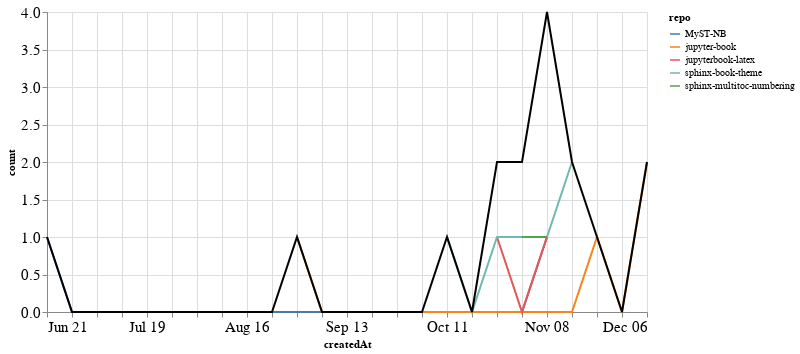

The notebook cell saved with this chart:
### Markdown cell above
### PRs

### Code cell
prs_time = prs.groupby('repo').resample('W', on='createdAt').count()['author'].reset_index()
prs_time = prs_time.rename(columns={'author': 'count'})
prs_time_total = prs_time.groupby('createdAt').agg({"count": "sum"}).reset_index()

ch1 = alt.Chart(prs_time, width=600).mark_line().encode(
    x='createdAt',
    y='count',
    color='repo',
    tooltip="repo"
)

ch2 = alt.Chart(prs_time_total, width=600).mark_line(color="black").encode(
    x='createdAt',
    y='count',
)

ch1 + ch2

### Figure 1 — Vega-Lite specification as saved in the notebook (floating-point values rounded to 4 significant figures)
{"config": {"axisLeft": {"labelFontSize": 15}, "axisBottom": {"labelFontSize": 15}}, "layer": [{"data": {"name": "data-6a8e6b59a3dd340ae3762391e4bb1d4b"}, "mark": "line", "encoding": {"color": {"type": "nominal", "field": "repo"}, "tooltip": {"type": "nominal", "field": "repo"}, "x": {"type": "temporal", "field": "createdAt"}, "y": {"type": "quantitative", "field": "count"}}, "width": 600}, {"data": {"name": "data-36112e8a613cd6841beb002e37344421"}, "mark": {"type": "line", "color": "black"}, "encoding": {"x": {"type": "temporal", "field": "createdAt"}, "y": {"type": "quantitative", "field": "count"}}, "width": 600}], "$schema": "https://vega.github.io/schema/vega-lite/v4.8.1.json", "datasets": {"data-6a8e6b59a3dd340ae3762391e4bb1d4b": [{"repo": "MyST-NB", "createdAt": "2020-06-21T00:00:00", "count": 1}, {"repo": "MyST-NB", "createdAt": "2020-06-28T00:00:00", "count": 0}, {"repo": "MyST-NB", "createdAt": "2020-07-05T00:00:00", "count": 0}, {"repo": "MyST-NB", "createdAt": "2020-07-12T00:00:00", "count": 0}, {"repo": "MyST-NB", "createdAt": "2020-07-19T00:00:00", "count": 0}, {"repo": "MyST-NB", "createdAt": "2020-07-26T00:00:00", "count": 0}, {"repo": "MyST-NB", "createdAt": "2020-08-02T00:00:00", "count": 0}, {"repo": "MyST-NB", "createdAt": "2020-08-09T00:00:00", "count": 0}, {"repo": "MyST-NB", "createdAt": "2020-08-16T00:00:00", "count": 0}, {"repo": "MyST-NB", "createdAt": "2020-08-23T00:00:00", "count": 0}, {"repo": "MyST-NB", "createdAt": "2020-08-30T00:00:00", "count": 0}, {"repo": "MyST-NB", "createdAt": "2020-09-06T00:00:00", "count": 0}, {"repo": "MyST-NB", "createdAt": "2020-09-13T00:00:00", "count": 0}, {"repo": "MyST-NB", "createdAt": "2020-09-20T00:00:00", "count": 0}, {"repo": "MyST-NB", "createdAt": "2020-09-27T00:00:00", "count": 0}, {"repo": "MyST-NB", "createdAt": "2020-10-04T00:00:00", "count": 0}, {"repo": "MyST-NB", "createdAt": "2020-10-11T00:00:00", "count": 0}, {"repo": "MyST-NB", "createdAt": "2020-10-18T00:00:00", "count": 0}, {"repo": "MyST-NB", "createdAt": "2020-10-25T00:00:00", "count": 0}, {"repo": "MyST-NB", "createdAt": "2020-11-01T00:00:00", "count": 0}, {"repo": "MyST-NB", "createdAt": "2020-11-08T00:00:00", "count": 1}, {"repo": "jupyter-book", "createdAt": "2020-08-30T00:00:00", "count": 1}, {"repo": "jupyter-book", "createdAt": "2020-09-06T00:00:00", "count": 0}, {"repo": "jupyter-book", "createdAt": "2020-09-13T00:00:00", "count": 0}, {"repo": "jupyter-book", "createdAt": "2020-09-20T00:00:00", "count": 0}, {"repo": "jupyter-book", "createdAt": "2020-09-27T00:00:00", "count": 0}, {"repo": "jupyter-book", "createdAt": "2020-10-04T00:00:00", "count": 0}, {"repo": "jupyter-book", "createdAt": "2020-10-11T00:00:00", "count": 0}, {"repo": "jupyter-book", "createdAt": "2020-10-18T00:00:00", "count": 0}, {"repo": "jupyter-book", "createdAt": "2020-10-25T00:00:00", "count": 0}, {"repo": "jupyter-book", "createdAt": "2020-11-01T00:00:00", "count": 0}, {"repo": "jupyter-book", "createdAt": "2020-11-08T00:00:00", "count": 0}, {"repo": "jupyter-book", "createdAt": "2020-11-15T00:00:00", "count": 0}, {"repo": "jupyter-book", "createdAt": "2020-11-22T00:00:00", "count": 1}, {"repo": "jupyter-book", "createdAt": "2020-11-29T00:00:00", "count": 0}, {"repo": "jupyter-book", "createdAt": "2020-12-06T00:00:00", "count": 2}, {"repo": "jupyterbook-latex", "createdAt": "2020-10-25T00:00:00", "count": 1}, {"repo": "jupyterbook-latex", "createdAt": "2020-11-01T00:00:00", "count": 0}, {"repo": "jupyterbook-latex", "createdAt": "2020-11-08T00:00:00", "count": 1}, {"repo": "sphinx-book-theme", "createdAt": "2020-10-11T00:00:00", "count": 1}, {"repo": "sphinx-book-theme", "createdAt": "2020-10-18T00:00:00", "count": 0}, {"repo": "sphinx-book-theme", "createdAt": "2020-10-25T00:00:00", "count": 1}, {"repo": "sphinx-book-theme", "createdAt": "2020-11-01T00:00:00", "count": 1}, {"repo": "sphinx-book-theme", "createdAt": "2020-11-08T00:00:00", "count": 1}, {"repo": "sphinx-book-theme", "createdAt": "2020-11-15T00:00:00", "count": 2}, {"repo": "sphinx-multitoc-numbering", "createdAt": "2020-11-01T00:00:00", "count": 1}, {"repo": "sphinx-multitoc-numbering", "createdAt": "2020-11-08T00:00:00", "count": 1}], "data-36112e8a613cd6841beb002e37344421": [{"createdAt": "2020-06-21T00:00:00", "count": 1}, {"createdAt": "2020-06-28T00:00:00", "count": 0}, {"createdAt": "2020-07-05T00:00:00", "count": 0}, {"createdAt": "2020-07-12T00:00:00", "count": 0}, {"createdAt": "2020-07-19T00:00:00", "count": 0}, {"createdAt": "2020-07-26T00:00:00", "count": 0}, {"createdAt": "2020-08-02T00:00:00", "count": 0}, {"createdAt": "2020-08-09T00:00:00", "count": 0}, {"createdAt": "2020-08-16T00:00:00", "count": 0}, {"createdAt": "2020-08-23T00:00:00", "count": 0}, {"createdAt": "2020-08-30T00:00:00", "count": 1}, {"createdAt": "2020-09-06T00:00:00", "count": 0}, {"createdAt": "2020-09-13T00:00:00", "count": 0}, {"createdAt": "2020-09-20T00:00:00", "count": 0}, {"createdAt": "2020-09-27T00:00:00", "count": 0}, {"createdAt": "2020-10-04T00:00:00", "count": 0}, {"createdAt": "2020-10-11T00:00:00", "count": 1}, {"createdAt": "2020-10-18T00:00:00", "count": 0}, {"createdAt": "2020-10-25T00:00:00", "count": 2}, {"createdAt": "2020-11-01T00:00:00", "count": 2}, {"createdAt": "2020-11-08T00:00:00", "count": 4}, {"createdAt": "2020-11-15T00:00:00", "count": 2}, {"createdAt": "2020-11-22T00:00:00", "count": 1}, {"createdAt": "2020-11-29T00:00:00", "count": 0}, {"createdAt": "2020-12-06T00:00:00", "count": 2}]}}
